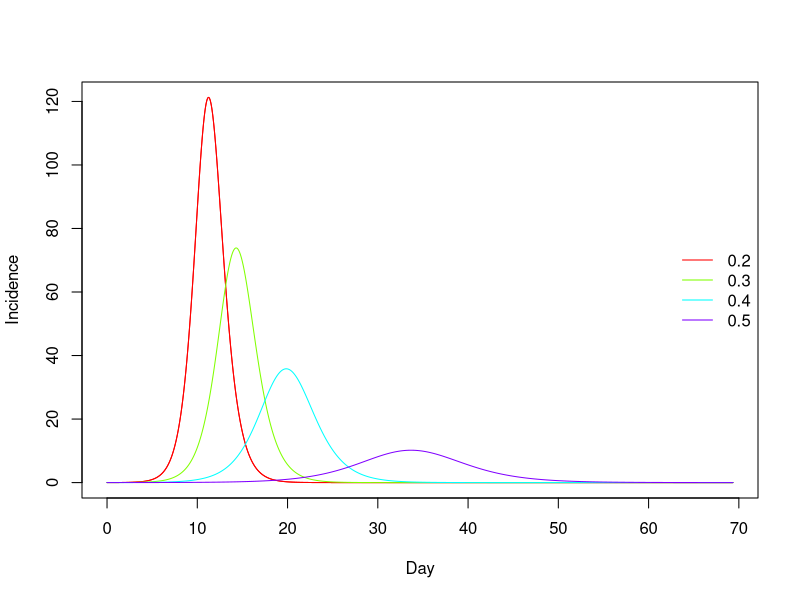
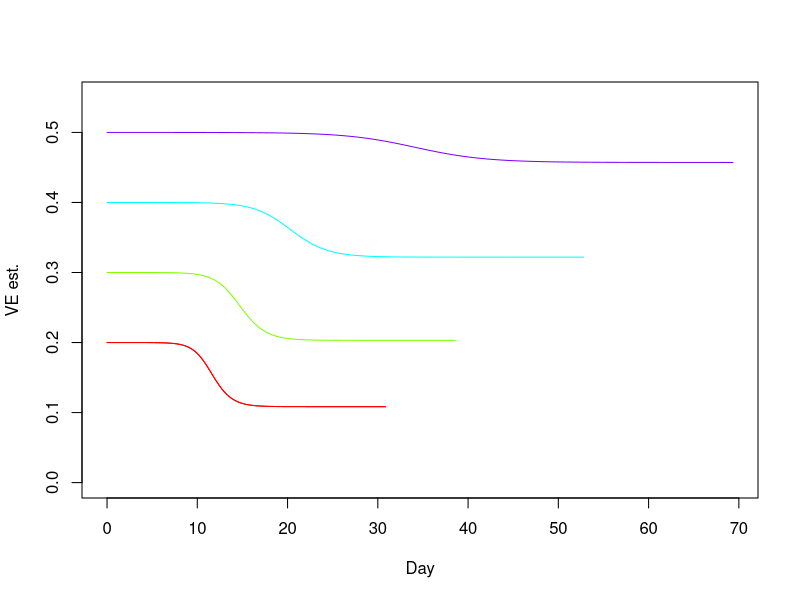
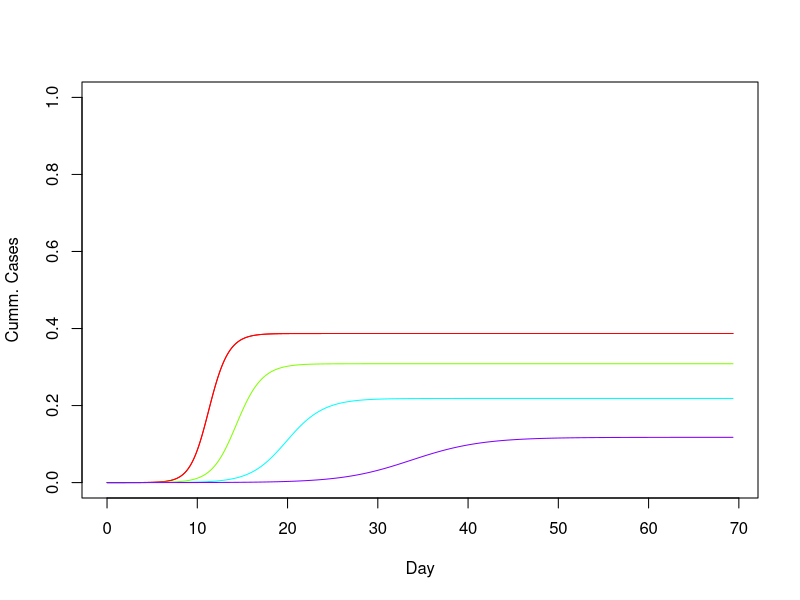

These charts were generated, in order, by the following R code:
library(deSolve)
bfolder <- "C:/Users/vor1/Dropbox/Misc work/Waning immunity/WI git project/"
setwd(paste0(bfolder,"WIgraphs"))

## asign values to parameters
Ntot <- 2000000
vacc0 <- 0.38
vacc1 <- 0.47
vacc0 <- vacc1
##################################################################################################
##  Initial values ################################################################################
###################################################################################################
###################################################################################################
Nv0 <- round(Ntot*vacc0)
Nnv0 <- Ntot - Nv0

gamma <- 1/4
r0 <- 1.4
beta <- r0*gamma/(Ntot)
epsilon <- 0 # proportion preexisting immunity
###################################################################################################
seas <- 1500

dt <- 0.01
times <- seq(0, seas, by = dt)

nsims <- length(times) - 1
###################################################################################################
###################################################################################################
v <- -log(1 - (vacc1 - vacc0))/seas
v <- 0
VErnge <- seq(0.2,.5,.1)

casearr <- VEarr <- trueVEarr <- infarr <- list()
for (k in seq_along(VErnge)){
  phi <- VErnge[k]
  ###################################################################################################
  ### define parameter vector for ode function
  parameters <- c(gamma=gamma,beta=beta,phi=phi,v=v)
  ### Define model
  KKmod <- function(t, state, parameters) {
    with(as.list(c(state, parameters)),{
      # rate of change
      dxv <- - beta*(1-phi)*xv*(yv + ynv) + xnv*v
      dxnv <- - beta*xnv*(yv + ynv) - v*xnv
      
      dcasesv <- beta*(1-phi)*xv*(yv + ynv)
      dcasesnv <- beta*xnv*(yv + ynv)
      
      dyv <- beta*(1-phi)*xv*(yv + ynv) - yv*gamma
      dynv <- beta*xnv*(yv + ynv) - ynv*gamma

      dzv <- yv*gamma
      dznv <- ynv*gamma
      
      # return the rate of change
      list(c(dxv,dxnv,dynv,dyv,dzv,dznv,dcasesv,dcasesnv))
    })
  }
  ### Initial conditions
  y0 <- 1
  denom <- vacc0*(1-phi) + (1-vacc0)
  yv0 <- vacc0*(1-phi)/denom*y0; 
  ynv0 <- y0 - yv0; 
  
  xv0 <- Nv0 * (1 - epsilon) - yv0
  xnv0 <- Nnv0 * (1 - epsilon) - ynv0
  
  zv0 <- znv0 <- 0
  ###################################################################################################
  state <- c(xv=xv0,xnv=xnv0,ynv=ynv0,yv=yv0,zv=0,znv=0,casesv=0,casesnv=0)
  out <- data.frame(ode(y = state, times = times, func = KKmod, parms = parameters))
  
  xv <- out$xv
  xnv <- out$xnv
  yv <- out$yv
  ynv <- out$ynv
  zv <- out$zv
  znv <- out$znv
  casesv <- out$casesv
  casesnv <- out$casesnv
  ###################################################################################################
  ###################################################################################################
  casesv <- diff(casesv)
  casesnv <- diff(casesnv)
  
  rls <- casesv/casesnv
  vacc <- ((xv + yv + zv)/(xv + yv + zv +xnv + ynv + znv))[-1]
  
  casels <- casesnv + casesv
  infls <- yv + ynv
  VEls <- sapply(1:length(casesv), function(x) ifelse(casesv[x]<1e-5,NA,1-(rls[x]/(vacc[x]/(1-vacc[x])))))
  trueVEls <- sapply(VEls,function(x) phi)
  
  casearr[[k]] <- casels
  infarr[[k]] <- infls
  VEarr[[k]] <- VEls
  trueVEarr[[k]] <- phi
}
###################################################################################################
###  Plots ########################################################################################
###  Trrajectories are selected to start at the beginning of the epidemic   #######################
###################################################################################################
selind_list <- list();len_list <- list()
for (k in seq_along(VErnge)){
  selind <- which(infarr[[k]]>2)
  selind_list[[k]] <- head(selind,1)
  len_list[[k]] <- length(selind)
}
len <- max(sapply(len_list,function(x) x))

times2 <- (1:len)/seas

for (k in seq_along(VErnge)){
strtind <- selind_list[[k]]
  casearr[[k]] <- casearr[[k]][strtind:(strtind + len - 1)]
  VEarr[[k]] <- VEarr[[k]][strtind:(strtind + len - 1)]
}

### Epi curves
cols <- rainbow(length(VErnge))

plot(times2,casearr[[1]],type = 'l', col = cols[1], ylab = 'Incidence', xlab = 'Day')

for (k in seq_along(VErnge)){
  lines(times2,casearr[[k]],col = cols[k])
}
legend('right',c('0.2','0.3','0.4','0.5'), lty = 1, col = cols,bty = 'n' )
###################################################################################################cols <- rainbow(length(VErnge))
### VE over time
plot(times2, VEarr[[1]],type = 'l', col = cols[1], ylim = c(0,max(VErnge)*1.1), ylab = 'VE est.', xlab = 'Day')

for (k in seq_along(VErnge)){
  lines(times2, VEarr[[k]],col = cols[k])
}

######################################################################################################################################################################################################cols <- rainbow(length(VErnge))
plot(times2, cumsum(casearr[[1]])/Ntot,type = 'l', col = cols[1], ylim = c(0,1), ylab = 'Cumm. Cases', xlab = 'Day')

for (k in seq_along(VErnge)){
  lines(times2, cumsum(casearr[[k]])/Ntot,col = cols[k])
}
###################################################################################################
